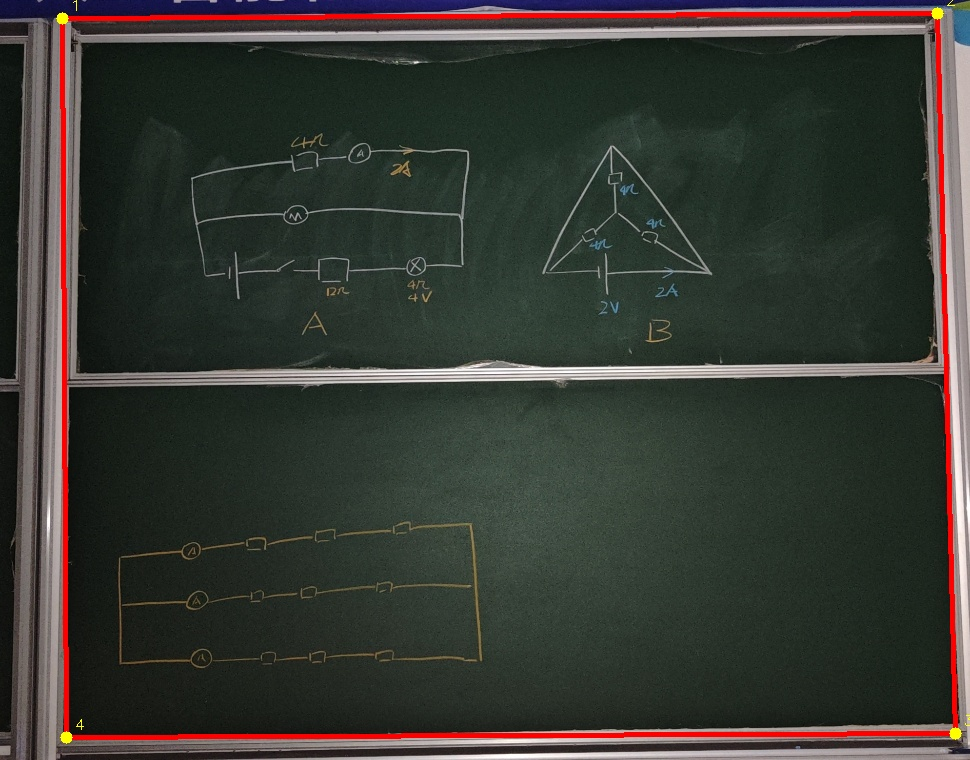
#> input picture reports/annotation_examples/00_05160fce8d.jpg, 970 x 760 px
$ python -i clahe.py   (imports and definitions only)
#> lines starting #> are read from the running program, lines starting #| are printed output that depends on the picture
"""图像增强：光照校正与限制对比度自适应直方图均衡。

处理顺序为：可选的背景光照校正、CLAHE、可选的双边滤波去噪。
所有函数保持输入尺寸与通道数，输出为 uint8。
"""
from __future__ import annotations

import cv2
import numpy as np


class EnhanceError(ValueError):
    """输入图像或参数不符合增强模块约定。"""


def _validate_image(image: np.ndarray) -> np.ndarray:
    array = np.asarray(image)
    if array.dtype != np.uint8:
        raise EnhanceError(f"仅支持 uint8 图像，实际为 {array.dtype}")
    if array.ndim not in (2, 3):
        raise EnhanceError(f"不支持的图像维度: {array.shape}")
    if array.ndim == 3 and array.shape[2] not in (1, 3, 4):
        raise EnhanceError(f"不支持的通道数: {array.shape[2]}")
    return array


def apply_clahe(
    image: np.ndarray,
    *,
    clip_limit: float = 2.0,
    tile_grid_size: int = 8,
) -> np.ndarray:
    """对亮度通道执行 CLAHE，保持色彩通道不变。

    Args:
        image: BGR 或灰度 uint8 图像。
        clip_limit: 对比度限值，必须大于 0。
        tile_grid_size: 分块大小，必须为正整数。

    Returns:
        增强后的图像，尺寸与通道数同输入。

    Raises:
        EnhanceError: 参数非法或图像类型不支持。
    """
    if clip_limit <= 0:
        raise EnhanceError(f"clip_limit 必须大于 0: {clip_limit}")
    if tile_grid_size < 1:
        raise EnhanceError(f"tile_grid_size 必须为正整数: {tile_grid_size}")

    array = _validate_image(image)
    if array.ndim == 3 and array.shape[2] == 1:
        array = array[:, :, 0]

    clahe = cv2.createCLAHE(
        clipLimit=float(clip_limit),
        tileGridSize=(int(tile_grid_size), int(tile_grid_size)),
    )
    if array.ndim == 2:
        return clahe.apply(array)

    bgr = array[:, :, :3]
    lab = cv2.cvtColor(bgr, cv2.COLOR_BGR2LAB)
    lightness, a_channel, b_channel = cv2.split(lab)
    lab = cv2.merge([clahe.apply(lightness), a_channel, b_channel])
    enhanced = cv2.cvtColor(lab, cv2.COLOR_LAB2BGR)
    if array.shape[2] == 4:
        enhanced = np.dstack([enhanced, array[:, :, 3]])
    return enhanced


def correct_illumination(
    image: np.ndarray,
    *,
    kernel_size: int = 61,
    strength: float = 0.8,
    target_level: float = 220.0,
) -> np.ndarray:
    """用大尺度背景估计削弱侧向阴影与光照不均。

    以灰度图的低频背景为基准，对每个通道按比例缩放，使背景趋向统一亮度。
    强度用于在原始图与校正图之间做线性混合，避免过度拉平。

    Args:
        image: BGR 或灰度 uint8 图像。
        kernel_size: 背景估计的等效核大小，必须为大于等于 3 的奇数。
        strength: 混合强度，取值 0 至 1。
        target_level: 校正后的背景目标亮度。

    Returns:
        光照校正后的图像。

    Raises:
        EnhanceError: 参数非法或图像类型不支持。
    """
    if kernel_size < 3 or kernel_size % 2 == 0:
        raise EnhanceError(f"kernel_size 必须为大于等于 3 的奇数: {kernel_size}")
    if not 0.0 <= strength <= 1.0:
        raise EnhanceError(f"strength 必须在 0 至 1 之间: {strength}")
    if target_level <= 0:
        raise EnhanceError(f"target_level 必须大于 0: {target_level}")

    array = _validate_image(image).astype(np.float32)
    gray = array if array.ndim == 2 else cv2.cvtColor(array[:, :, :3], cv2.COLOR_BGR2GRAY)
    sigma = float(kernel_size) / 6.0
    background = cv2.GaussianBlur(gray, (0, 0), sigmaX=sigma)
    background = np.maximum(background, 1.0)
    scale = target_level / background

    if array.ndim == 2:
        corrected = np.clip(array * scale, 0, 255)
    else:
        corrected = np.clip(array[:, :, :3] * scale[:, :, None], 0, 255)
        if array.shape[2] == 4:
            corrected = np.dstack([corrected, array[:, :, 3]])

    blended = array * (1.0 - strength) + corrected * strength
    return np.clip(blended, 0, 255).astype(np.uint8)


def enhance_document(
    image: np.ndarray,
    *,
    clip_limit: float = 2.0,
    tile_grid_size: int = 8,
    correct_shadows: bool = True,
    shadow_kernel: int = 61,
    shadow_strength: float = 0.8,
    denoise: bool = True,
) -> np.ndarray:
    """串联光照校正、CLAHE 与去噪。

    Args:
        image: BGR 或灰度 uint8 图像。
        clip_limit: CLAHE 对比度限值。
        tile_grid_size: CLAHE 分块大小。
        correct_shadows: 是否执行光照校正。
        shadow_kernel: 背景估计核大小。
        shadow_strength: 光照校正混合强度。
        denoise: 是否执行双边滤波去噪。

    Returns:
        增强后的图像，尺寸与通道数同输入。

    Raises:
        EnhanceError: 参数非法或图像类型不支持。
    """
    array = _validate_image(image)
    result = array
    if correct_shadows:
        result = correct_illumination(
            result,
            kernel_size=shadow_kernel,
            strength=shadow_strength,
        )
    result = apply_clahe(
        result,
        clip_limit=clip_limit,
        tile_grid_size=tile_grid_size,
    )
    if denoise:
        if result.ndim == 2:
            result = cv2.medianBlur(result, 3)
        else:
            result = cv2.bilateralFilter(result[:, :, :3], 5, 25, 25)
            if array.shape[2] == 4:
                result = np.dstack([result, array[:, :, 3]])
    return result

>>> import cv2
>>> picture = cv2.imread('../../../reports/annotation_examples/00_05160fce8d.jpg')
#> picture is the input picture: shape (760, 970, 3); mean B, G, R 50.7, 57, 55.4
>>> result = enhance_document(picture)
#> in correct_illumination, `corrected = np.clip(array[:, :, :3] * scale[:, :, None], 0, 255)`:
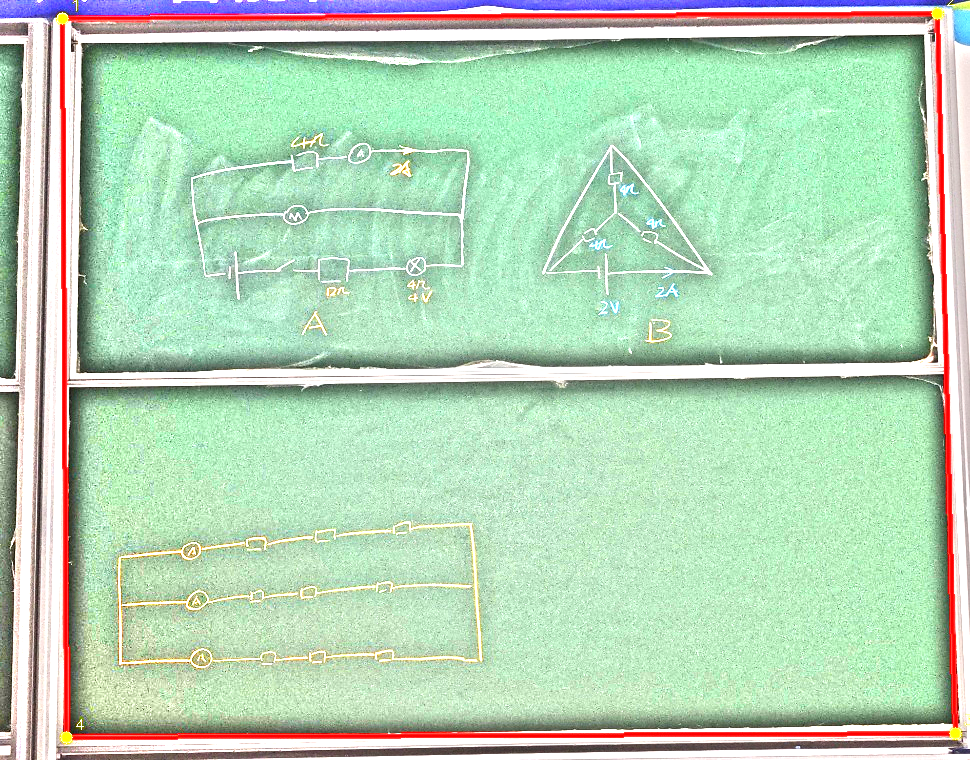
#> corrected: shape (760, 970, 3) float32; mean B, G, R 184.8, 214.1, 182.2
#> in correct_illumination, `blended = array * (1.0 - strength) + corrected * strength`:
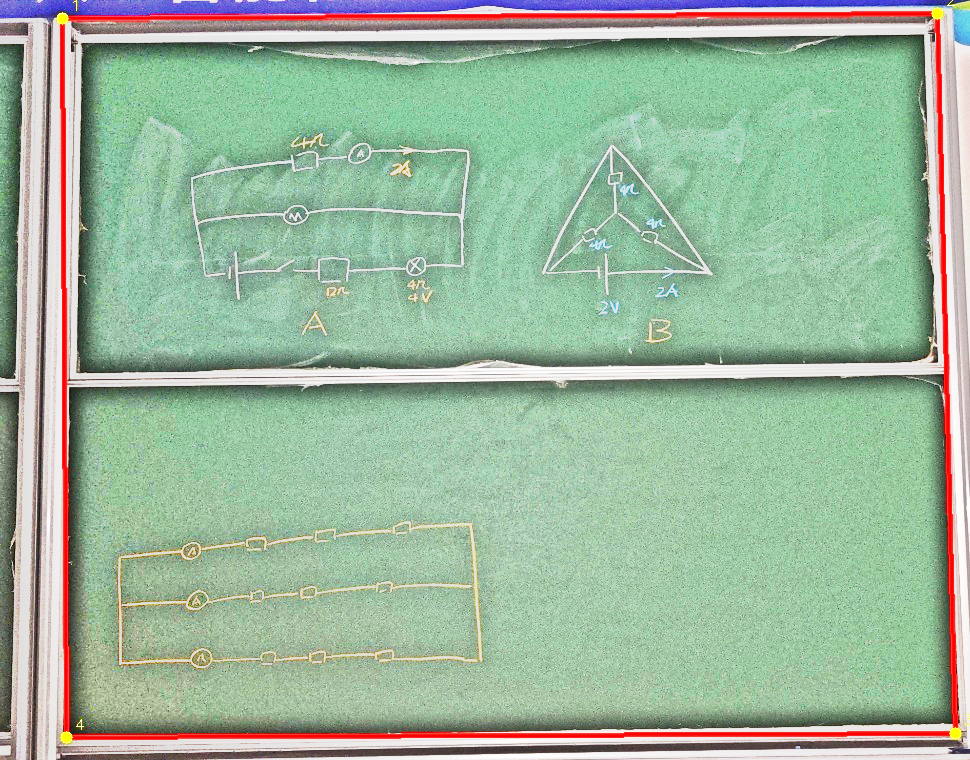
#> blended: shape (760, 970, 3) float32; mean B, G, R 157.9, 182.5, 156.7
#> in apply_clahe, `lab = cv2.cvtColor(bgr, cv2.COLOR_BGR2LAB)`: lab: shape (760, 970, 3); mean of channels 0, 1, 2 183.6, 114.8, 138.6
#> in apply_clahe, `lightness, a_channel, b_channel = cv2.split(lab)`:
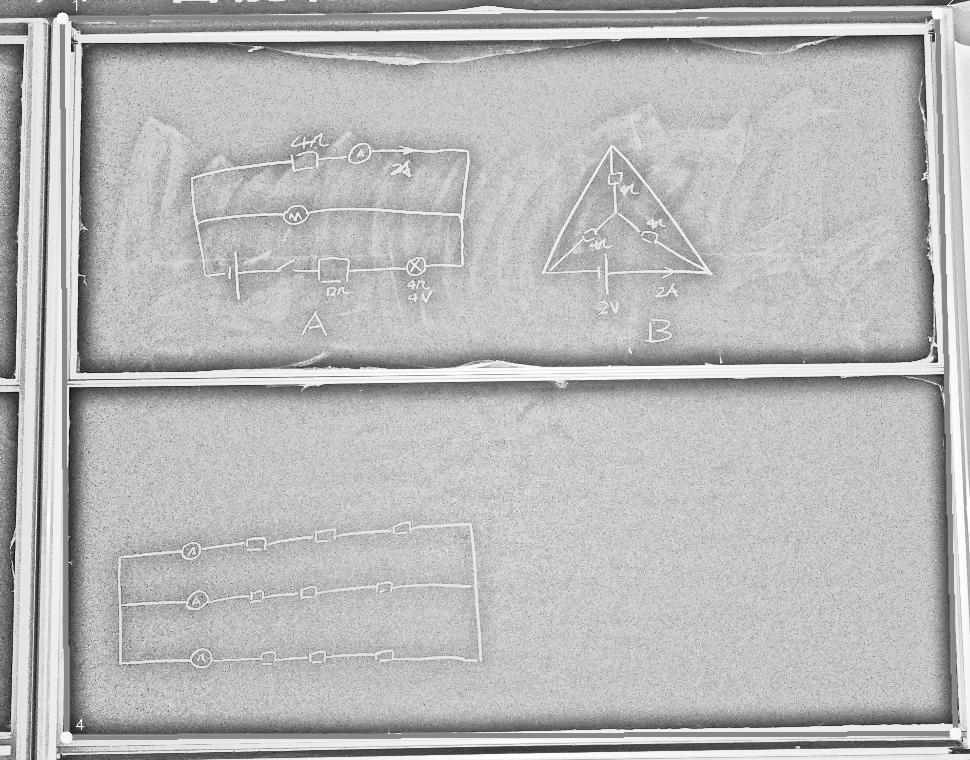
#> lightness: shape (760, 970); min 5, max 255, mean 183.6
#> in apply_clahe, `lightness, a_channel, b_channel = cv2.split(lab)`:
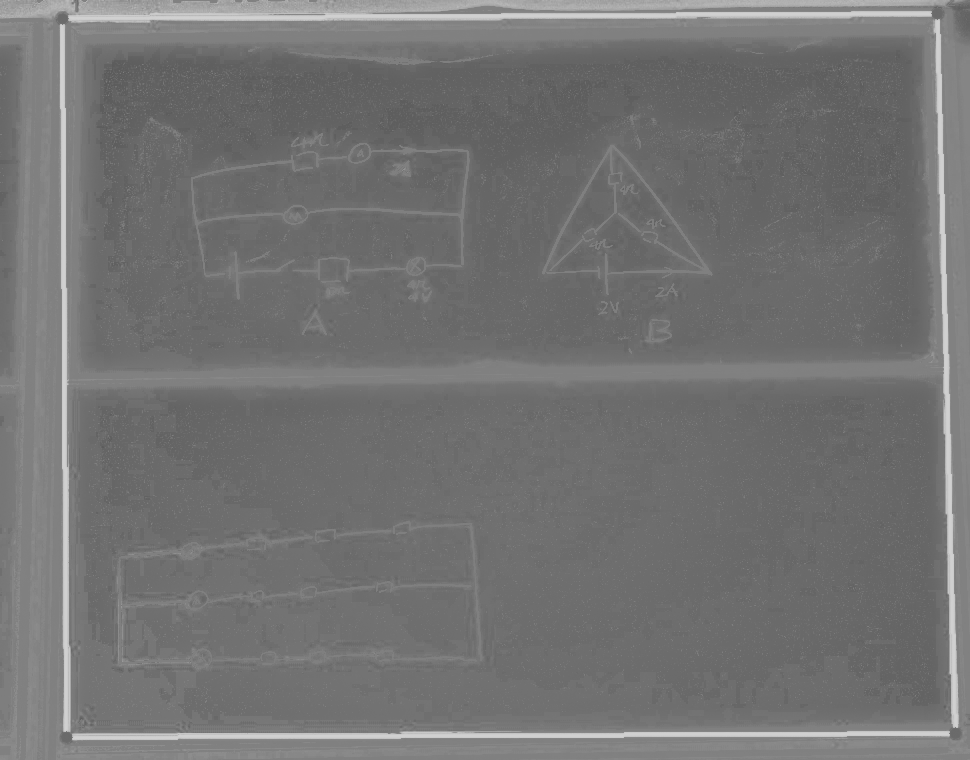
#> a_channel: shape (760, 970); min 90, max 208, mean 114.8
#> in apply_clahe, `lightness, a_channel, b_channel = cv2.split(lab)`:
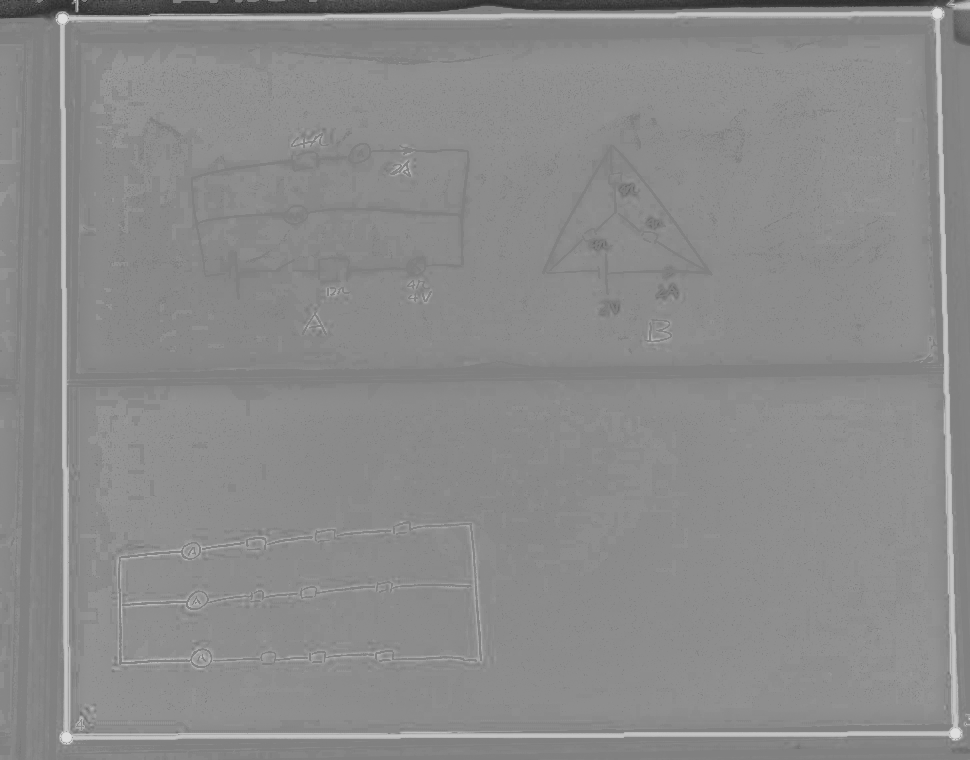
#> b_channel: shape (760, 970); min 44, max 223, mean 138.6
#> in apply_clahe, `lab = cv2.merge([clahe.apply(lightness), a_channel, b_channel])`: lab: shape (760, 970, 3); mean of channels 0, 1, 2 159.8, 114.8, 138.6
#> in apply_clahe, `enhanced = cv2.cvtColor(lab, cv2.COLOR_LAB2BGR)`:
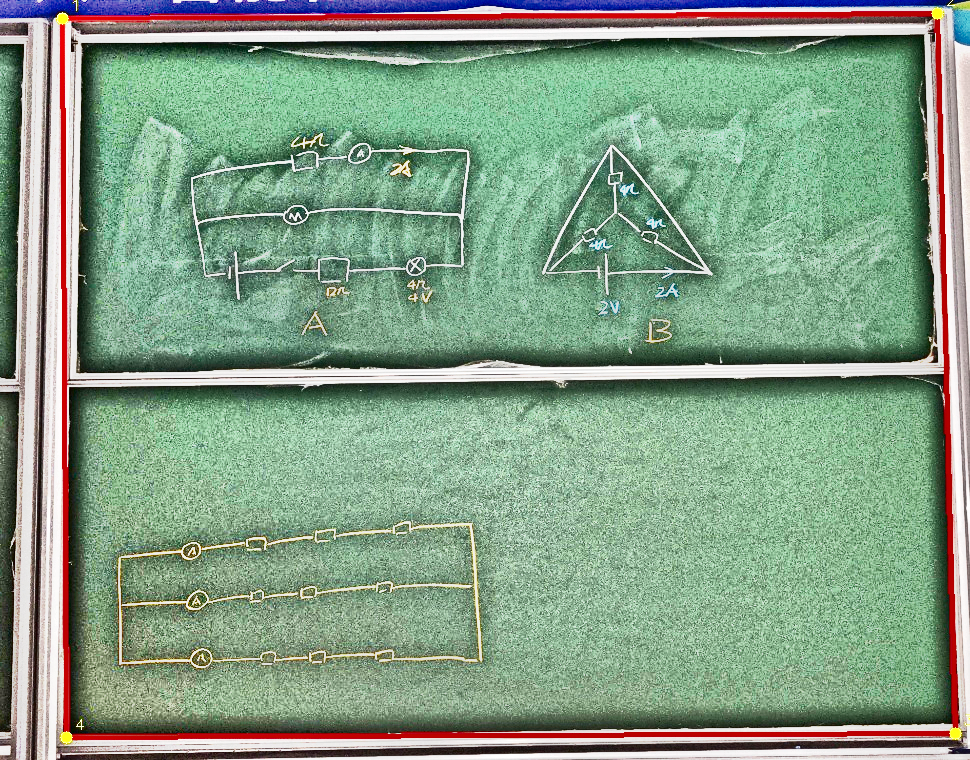
#> enhanced: shape (760, 970, 3); mean B, G, R 134.8, 158.6, 132.3
